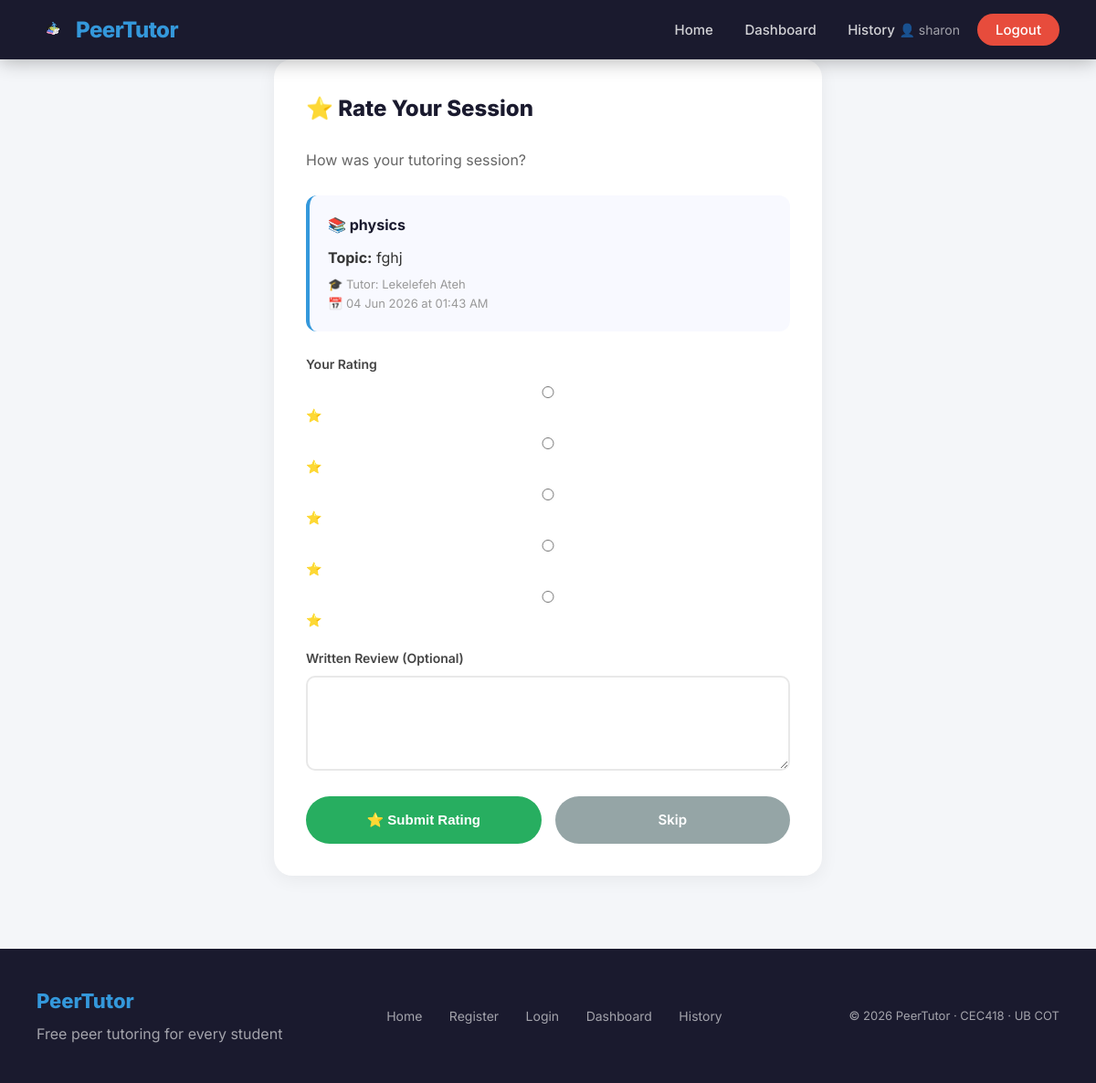
Screenshot of /session/2/complete (signed in) with the database file from the repository.
### app/models.py (models this page shows, shortened)
class User(db.Model, UserMixin):
    id = db.Column(db.Integer, primary_key=True)
    full_name = db.Column(db.String(100), nullable=False)
    email = db.Column(db.String(120), unique=True,
                      nullable=False)
    password = db.Column(db.String(200), nullable=False)
    role = db.Column(db.String(10), nullable=False)
    created_at = db.Column(db.DateTime,
                           default=datetime.utcnow)
    requests = db.relationship(
        "TutoringRequest",
        foreign_keys="TutoringRequest.student_id",
        backref="student",
        lazy=True
    )
    sessions = db.relationship(
        "Session",
        foreign_keys="Session.tutor_id",
        backref="tutor",
        lazy=True
    )

class TutoringRequest(db.Model):
    id = db.Column(db.Integer, primary_key=True)
    subject = db.Column(db.String(100), nullable=False)
    topic = db.Column(db.String(200), nullable=False)
    description = db.Column(db.Text, nullable=True)
    status = db.Column(db.String(20), default="open")
    created_at = db.Column(db.DateTime,
                           default=datetime.utcnow)
    student_id = db.Column(
        db.Integer,
        db.ForeignKey("user.id"),
        nullable=False
    )

class Session(db.Model):
    id = db.Column(db.Integer, primary_key=True)
    scheduled_time = db.Column(db.DateTime, nullable=False)
    status = db.Column(db.String(20), default="upcoming")
    request_id = db.Column(
        db.Integer,
        db.ForeignKey("tutoring_request.id"),
        nullable=False
    )
    tutor_id = db.Column(
        db.Integer,
        db.ForeignKey("user.id"),
        nullable=False
    )
    created_at = db.Column(db.DateTime,
                           default=datetime.utcnow)
    messages = db.relationship(
        "Message",
        backref="session",
        lazy=True
    )

### app/routes.py (the view, shortened to what this page needs)
@main.route("/session/<int:session_id>/complete",
            methods=["GET", "POST"])
@login_required
def complete_session(session_id):
    session = Session.query.get_or_404(session_id)
    tutoring_request = TutoringRequest.query.get(
        session.request_id)
    if current_user.id != tutoring_request.student_id:
        flash("Only the student can rate this session.",
              "danger")
        return redirect(url_for("main.dashboard"))
    existing_rating = Rating.query.filter_by(
        session_id=session_id).first()
    if existing_rating:
        flash("You have already rated this session.",
              "info")
        return redirect(url_for("main.dashboard"))
    return render_template(
        "rate_session.html",
        session=session,
        tutoring_request=tutoring_request
    )

### app/models.py (called while the page is built)
@login_manager.user_loader
def load_user(user_id):
    return User.query.get(int(user_id))

### app/templates/rate_session.html (shortened to what this page needs)
{% extends "base.html" %}
{% block styles %}
<link rel="stylesheet"
    href="{{ url_for('static', filename='css/dashboard.css') }}">
{% endblock %}
{% block content %}
<div class="container">
    <div class="request-form-card">
        <h2>⭐ Rate Your Session</h2>
        <p style="color: #666; margin-bottom: 25px;">
            How was your tutoring session?
        </p>
        <div style="background: #f8f9ff; padding: 20px;
            border-radius: 12px; margin-bottom: 25px;
            border-left: 4px solid #3498db;">
            <h4 style="color: #1a1a2e; margin-bottom: 10px;">
                📚 {{ tutoring_request.subject }}
            </h4>
            <p style="margin-bottom: 6px;">
                <strong>Topic:</strong>
                {{ tutoring_request.topic }}
            </p>
            <p style="color: #999; font-size: 13px;">
                🎓 Tutor: {{ session.tutor.full_name }}
            </p>
            <p style="color: #999; font-size: 13px;">
                📅 {{ session.scheduled_time.strftime(
                    '%d %b %Y at %I:%M %p') }}
            </p>
        </div>
        <form method="POST">
            <div class="form-group">
                <label>Your Rating</label>
                <div class="star-rating">
                    <input type="radio" name="stars"
                        value="5" id="star5" required>
                    <label for="star5">⭐</label>
                    <input type="radio" name="stars"
                        value="4" id="star4">
                    <label for="star4">⭐</label>
                    <input type="radio" name="stars"
                        value="3" id="star3">
                    <label for="star3">⭐</label>
                    <input type="radio" name="stars"
                        value="2" id="star2">
                    <label for="star2">⭐</label>
                    <input type="radio" name="stars"
                        value="1" id="star1">
                    <label for="star1">⭐</label>
                </div>
            </div>
            <div class="form-group">
                <label>Written Review (Optional)</label>
                <textarea name="review" rows="4"
                    placeholder="Share your experience...">
                </textarea>
            </div>
            <div style="display: flex; gap: 15px;">
                <button type="submit"
                    class="btn btn-success"
                    style="flex: 1; padding: 14px;">
                    ⭐ Submit Rating
                </button>
                <a href="/dashboard"
                    class="btn"
                    style="flex: 1; padding: 14px;
                    background: #95a5a6;
                    text-align: center;">
                    Skip
                </a>
            </div>
        </form>
    </div>
</div>
{% endblock %}

### app/templates/base.html (shortened to what this page needs)
<!DOCTYPE html>
<html lang="en">
<head>
    <link rel="stylesheet"
        href="{{ url_for('static', filename='css/base.css') }}">
    {% block styles %}{% endblock %}
</head>
<body>
    <nav>
        <a href="/" class="logo">
            <img src="{{ url_for('static',
                filename='images/logo.png') }}"
                alt="PeerTutor Logo"
                style="width: 35px; height: 35px;
                object-fit: contain;">
            PeerTutor
        </a>
        <div class="nav-links" id="navLinks">
            <a href="/">Home</a>
            {% if current_user.is_authenticated %}
                {% if current_user.role == "admin" %}
                    <a href="/admin">Dashboard</a>
                {% else %}
                    <a href="/dashboard">Dashboard</a>
                    <a href="/history">History</a>
                {% endif %}
                <span style="color: rgba(255,255,255,0.6);
                    font-size: 14px;">
                    👤 {{ current_user.full_name }}
                </span>
                <a href="/logout" class="btn-nav"
                style="background: #e74c3c;">
                    Logout
                </a>
            {% endif %}
        </div>
    </nav>
    {% block content %}{% endblock %}
    <footer>
        <div>
            <div class="footer-logo">PeerTutor</div>
            <div>Free peer tutoring for every student</div>
        </div>
        <div class="footer-links">
            <a href="/">Home</a>
            <a href="/register">Register</a>
            <a href="/login">Login</a>
            <a href="/dashboard">Dashboard</a>
            <a href="/history">History</a>
        </div>
        <div class="footer-copy">
            © 2026 PeerTutor · CEC418 · UB COT
        </div>
    </footer>
</body>
</html>

### app/static/css/base.css (style rules this page uses)
* { margin: 0; padding: 0; box-sizing: border-box; }
body { font-family: 'Inter', Arial, sans-serif; background-color: #f4f6f9; color: #333; line-height: 1.6; }
nav { background-color: #1a1a2e; padding: 15px 40px; display: flex; justify-content: space-between; align-items: center; position: sticky; top: 0; z-index: 1000; box-shadow: 0 2px 20px rgba(0,0,0,0.3); }
nav .logo { color: #3498db; font-size: 24px; font-weight: 800; text-decoration: none; letter-spacing: -0.5px; display: flex; flex-direction: row; align-items: center; gap: 8px; line-height: 1; }
nav .nav-links a { color: rgba(255,255,255,0.8); text-decoration: none; margin-left: 30px; font-size: 15px; font-weight: 500; transition: color 0.3s ease; }
nav .nav-links .btn-nav { background: #3498db; color: white; padding: 8px 20px; border-radius: 50px; margin-left: 15px; }
.container { max-width: 1100px; margin: 0 auto; padding: 0 20px; }
.btn { display: inline-block; padding: 12px 28px; background: #3498db; color: white; border: none; border-radius: 50px; cursor: pointer; text-decoration: none; font-size: 15px; font-weight: 600; transition: all 0.3s ease; }
.btn-success { background: #27ae60; }
.form-group { margin-bottom: 20px; }
.form-group label { display: block; margin-bottom: 8px; font-weight: 600; font-size: 14px; color: #444; }
.form-group input, .form-group select, .form-group textarea { width: 100%; padding: 12px 16px; border: 2px solid #e8e8e8; border-radius: 10px; font-size: 15px; font-family: 'Inter', Arial, sans-serif; transition: border-color 0.3s ease; outline: none; }
footer { background: #1a1a2e; color: rgba(255,255,255,0.6); padding: 40px; margin-top: 80px; display: flex; justify-content: space-between; align-items: center; flex-wrap: wrap; gap: 20px; }
footer .footer-logo { color: #3498db; font-size: 22px; font-weight: 800; margin-bottom: 6px; }
footer .footer-links a { color: rgba(255,255,255,0.6); text-decoration: none; margin-right: 25px; font-size: 14px; transition: color 0.3s ease; }
footer .footer-copy { font-size: 13px; }

### app/static/css/dashboard.css (style rules this page uses)
.request-form-card { background: white; padding: 35px; border-radius: 20px; box-shadow: 0 4px 20px rgba(0,0,0,0.06); max-width: 600px; margin: 0 auto; }
.request-form-card h2 { font-size: 24px; font-weight: 800; color: #1a1a2e; margin-bottom: 25px; }

### rows the page displays
User: full_name "sharon"
TutoringRequest: subject "physics", topic "fghj"
User: tutor.full_name "Lekelefeh Ateh"
